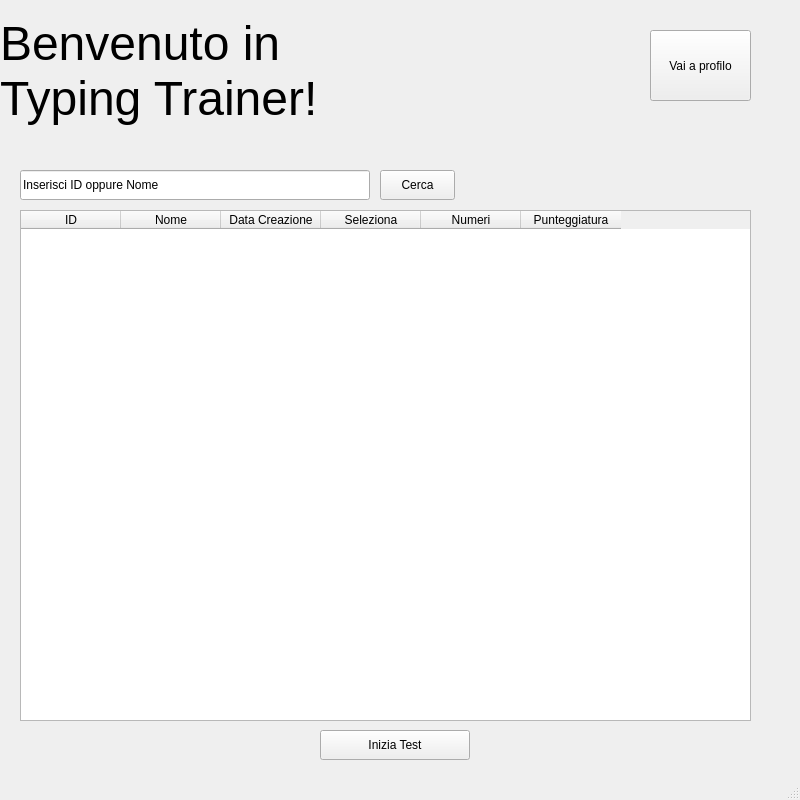
<?xml version="1.0" encoding="UTF-8"?>
<ui version="4.0">
 <class>MainWindow</class>
 <widget class="QMainWindow" name="MainWindow">
  <property name="geometry">
   <rect>
    <x>0</x>
    <y>0</y>
    <width>800</width>
    <height>800</height>
   </rect>
  </property>
  <property name="windowTitle">
   <string>MainWindow</string>
  </property>
  <widget class="QWidget" name="centralwidget">
   <widget class="QPushButton" name="IniziaTestButton">
    <property name="geometry">
     <rect>
      <x>320</x>
      <y>730</y>
      <width>150</width>
      <height>30</height>
     </rect>
    </property>
    <property name="text">
     <string>Inizia Test</string>
    </property>
   </widget>
   <widget class="QLabel" name="label1">
    <property name="geometry">
     <rect>
      <x>0</x>
      <y>10</y>
      <width>351</width>
      <height>121</height>
     </rect>
    </property>
    <property name="font">
     <font>
      <pointsize>36</pointsize>
     </font>
    </property>
    <property name="acceptDrops">
     <bool>false</bool>
    </property>
    <property name="text">
     <string>Benvenuto in Typing Trainer!</string>
    </property>
    <property name="wordWrap">
     <bool>true</bool>
    </property>
   </widget>
   <widget class="QTableWidget" name="tableWidget">
    <property name="geometry">
     <rect>
      <x>20</x>
      <y>210</y>
      <width>731</width>
      <height>511</height>
     </rect>
    </property>
    <column>
     <property name="text">
      <string>ID</string>
     </property>
    </column>
    <column>
     <property name="text">
      <string>Nome</string>
     </property>
    </column>
    <column>
     <property name="text">
      <string>Data Creazione</string>
     </property>
    </column>
    <column>
     <property name="text">
      <string>Seleziona</string>
     </property>
    </column>
    <column>
     <property name="text">
      <string>Numeri</string>
     </property>
    </column>
    <column>
     <property name="text">
      <string>Punteggiatura</string>
     </property>
    </column>
   </widget>
   <widget class="QPushButton" name="cercaButton">
    <property name="geometry">
     <rect>
      <x>380</x>
      <y>170</y>
      <width>75</width>
      <height>30</height>
     </rect>
    </property>
    <property name="text">
     <string>Cerca</string>
    </property>
   </widget>
   <widget class="QLineEdit" name="searchBarInput">
    <property name="geometry">
     <rect>
      <x>20</x>
      <y>170</y>
      <width>350</width>
      <height>30</height>
     </rect>
    </property>
    <property name="text">
     <string>Inserisci ID oppure Nome</string>
    </property>
   </widget>
   <widget class="QToolButton" name="profiloButton">
    <property name="geometry">
     <rect>
      <x>650</x>
      <y>30</y>
      <width>101</width>
      <height>71</height>
     </rect>
    </property>
    <property name="text">
     <string>Vai a profilo</string>
    </property>
   </widget>
  </widget>
  <widget class="QStatusBar" name="statusbar"/>
 </widget>
 <resources/>
 <connections/>
</ui>
